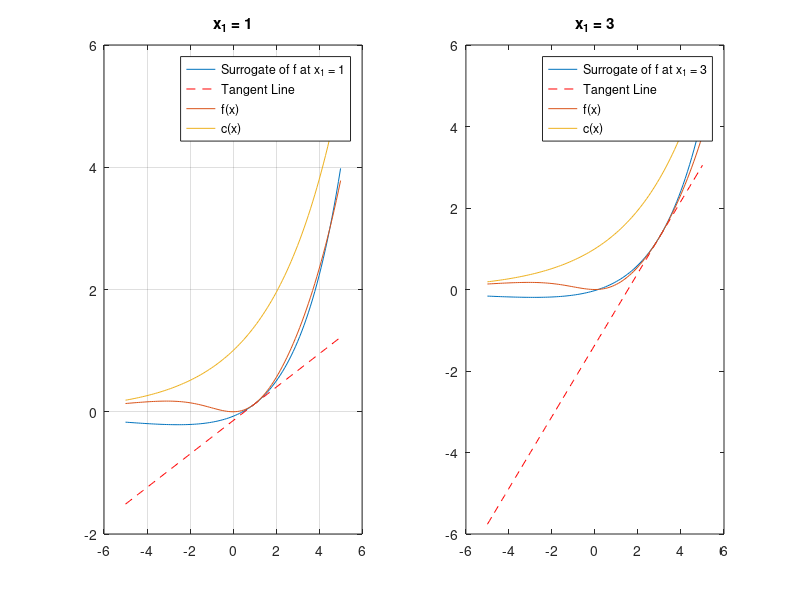

The MATLAB source for this figure: (Note: this script raises an error after producing the figure.)
clear
f = @(x) exp(x/3)*0.1*x^2/(1+0.1*x^2);
c = @(x) exp(x/3);
diffriate = @(func, x0,epsilon) 0.5*(func(x0+epsilon)-func(x0-epsilon))/epsilon;

epsilon = 10e-6;
surrogate =@(f,c,x1,x) (f(x1)/c(x1)+( (x-x1)*(diffriate(f,x1,epsilon)*c(x1)-diffriate(c,x1,epsilon)*f(x1))/(c(x1))^2 ))*c(x);


x = -5:0.1:5;

x1 = 1;
subplot(1,2,1)
plot(x,arrayfun(@(xi) surrogate(f,c,x1,xi),x),'DisplayName','Surrogate of f at x_1 = 1')
hold on
plot(x,f(x1)+diffriate(f,x1,epsilon)*(x-x1),'r--','DisplayName','Tangent Line')
plot(x,arrayfun(f,x),'DisplayName','f(x)')
plot(x,arrayfun(c,x),'DisplayName','c(x)')
title('x_1 = 1')
grid on
legend

subplot(1,2,2)
x1 = 3;
plot(x,arrayfun(@(xi) surrogate(f,c,x1,xi),x),'DisplayName','Surrogate of f at x_1 = 3')
hold on
plot(x,f(x1)+diffriate(f,x1,epsilon)*(x-x1),'r--','DisplayName','Tangent Line')
plot(x,arrayfun(f,x),'DisplayName','f(x)')
plot(x,arrayfun(c,x),'DisplayName','c(x)')
title('x_1 = 3')
legend

sgtitle('Beta correlation for $$f(x) =  \exp(x/3)\cdot0.1\cdot\frac{x^2}{1+0.1x^2}$$','Interpreter','latex')


grid on
legend()

